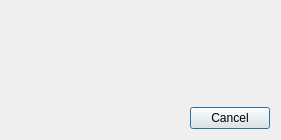
<?xml version="1.0" encoding="UTF-8"?>
<ui version="4.0">
 <class>ManageHamlib</class>
 <widget class="QDialog" name="ManageHamlib">
  <property name="geometry">
   <rect>
    <x>0</x>
    <y>0</y>
    <width>281</width>
    <height>140</height>
   </rect>
  </property>
  <property name="windowTitle">
   <string>Dialog</string>
  </property>
  <layout class="QVBoxLayout" name="verticalLayout">
   <item>
    <spacer name="verticalSpacer">
     <property name="orientation">
      <enum>Qt::Vertical</enum>
     </property>
     <property name="sizeHint" stdset="0">
      <size>
       <width>20</width>
       <height>82</height>
      </size>
     </property>
    </spacer>
   </item>
   <item>
    <layout class="QHBoxLayout" name="horizontalLayout">
     <item>
      <spacer name="horizontalSpacer">
       <property name="orientation">
        <enum>Qt::Horizontal</enum>
       </property>
       <property name="sizeHint" stdset="0">
        <size>
         <width>40</width>
         <height>20</height>
        </size>
       </property>
      </spacer>
     </item>
     <item>
      <widget class="QPushButton" name="cancelButton">
       <property name="text">
        <string>Cancel</string>
       </property>
      </widget>
     </item>
    </layout>
   </item>
  </layout>
 </widget>
 <resources/>
 <connections/>
</ui>
